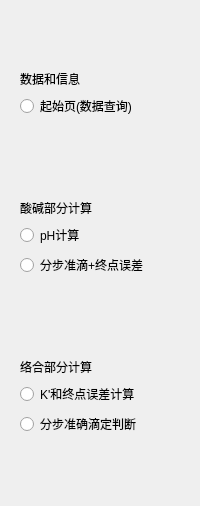
     <widget class="QWidget" name="OptionWin" native="true">
      <property name="sizePolicy">
       <sizepolicy hsizetype="Fixed" vsizetype="Expanding">
        <horstretch>0</horstretch>
        <verstretch>0</verstretch>
       </sizepolicy>
      </property>
      <property name="minimumSize">
       <size>
        <width>0</width>
        <height>0</height>
       </size>
      </property>
      <property name="maximumSize">
       <size>
        <width>16777215</width>
        <height>16777215</height>
       </size>
      </property>
      <layout class="QVBoxLayout" name="verticalLayout_2" stretch="0,1,0">
       <item>
        <spacer name="verticalSpacer_2">
         <property name="orientation">
          <enum>Qt::Vertical</enum>
         </property>
         <property name="sizeType">
          <enum>QSizePolicy::Expanding</enum>
         </property>
         <property name="sizeHint" stdset="0">
          <size>
           <width>20</width>
           <height>50</height>
          </size>
         </property>
        </spacer>
       </item>
       <item>
        <widget class="QWidget" name="OptionW" native="true">
         <property name="sizePolicy">
          <sizepolicy hsizetype="Fixed" vsizetype="Expanding">
           <horstretch>0</horstretch>
           <verstretch>0</verstretch>
          </sizepolicy>
         </property>
         <layout class="QVBoxLayout" name="verticalLayout" stretch="0,0,1,0,0,0,1,0,0,0">
          <item>
           <widget class="QLabel" name="DandILabel">
            <property name="text">
             <string>&lt;html&gt;&lt;head/&gt;&lt;body&gt;&lt;p&gt;数据和信息&lt;/p&gt;&lt;/body&gt;&lt;/html&gt;</string>
            </property>
           </widget>
          </item>
          <item>
           <widget class="QRadioButton" name="WelcomePage">
            <property name="text">
             <string>起始页(数据查询)</string>
            </property>
           </widget>
          </item>
          <item>
           <spacer name="verticalSpacer_10">
            <property name="orientation">
             <enum>Qt::Vertical</enum>
            </property>
            <property name="sizeType">
             <enum>QSizePolicy::Expanding</enum>
            </property>
            <property name="sizeHint" stdset="0">
             <size>
              <width>20</width>
              <height>75</height>
             </size>
            </property>
           </spacer>
          </item>
          <item>
           <widget class="QLabel" name="WALabel">
            <property name="text">
             <string>酸碱部分计算</string>
            </property>
           </widget>
          </item>
          <item>
           <widget class="QRadioButton" name="A1c">
            <property name="text">
             <string>pH计算</string>
            </property>
           </widget>
          </item>
          <item>
           <widget class="QRadioButton" name="A2c">
            <property name="text">
             <string>分步准滴+终点误差</string>
            </property>
           </widget>
          </item>
          <item>
           <spacer name="verticalSpacer">
            <property name="orientation">
             <enum>Qt::Vertical</enum>
            </property>
            <property name="sizeType">
             <enum>QSizePolicy::Expanding</enum>
            </property>
            <property name="sizeHint" stdset="0">
             <size>
              <width>20</width>
              <height>75</height>
             </size>
            </property>
           </spacer>
          </item>
          <item>
           <widget class="QLabel" name="WCLabel">
            <property name="text">
             <string>络合部分计算</string>
            </property>
           </widget>
          </item>
          <item>
           <widget class="QRadioButton" name="C1c">
            <property name="text">
             <string>K'和终点误差计算</string>
            </property>
           </widget>
          </item>
          <item>
           <widget class="QRadioButton" name="C2c">
            <property name="text">
             <string>分步准确滴定判断</string>
            </property>
           </widget>
          </item>
         </layout>
        </widget>
       </item>
       <item>
        <spacer name="verticalSpacer_3">
         <property name="orientation">
          <enum>Qt::Vertical</enum>
         </property>
         <property name="sizeType">
          <enum>QSizePolicy::Expanding</enum>
         </property>
         <property name="sizeHint" stdset="0">
          <size>
           <width>20</width>
           <height>50</height>
          </size>
         </property>
        </spacer>
       </item>
      </layout>
     </widget>
